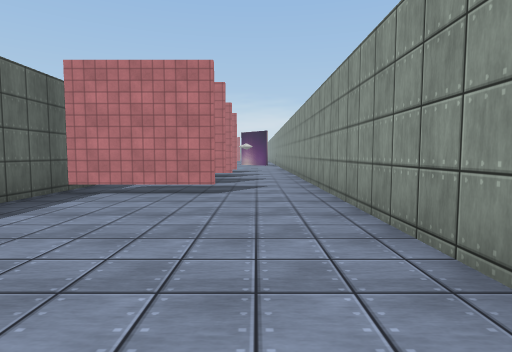
view 1 (above)

17 first-person views from a walk through a Unity game level. The camera is 1.4 m above the floor, tilts 4° down and sees 80° across. The floor is counted in squares, 2 m on a side. Each view is taken from the middle of a square. On the plan, view 1 faces up. The plan holds only what a view shows up to about 10 squares ahead; the rest is blank. The place goes on beyond the plan. Some surface patterns are stand-ins.

view 2
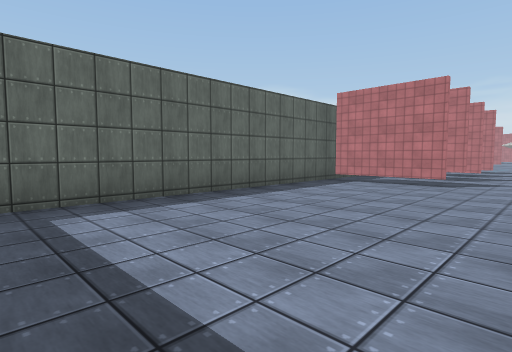

view 3
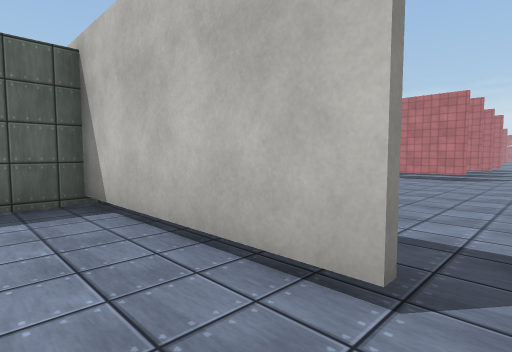

view 4
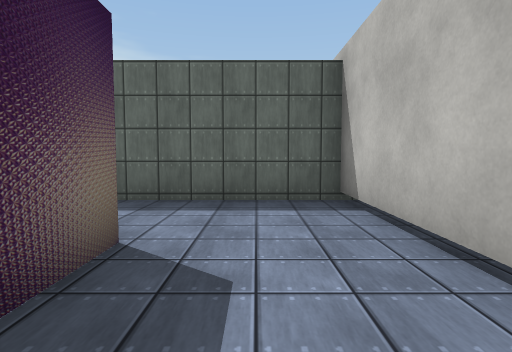

view 5
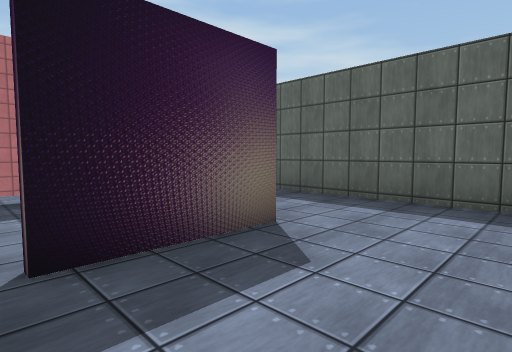

view 6
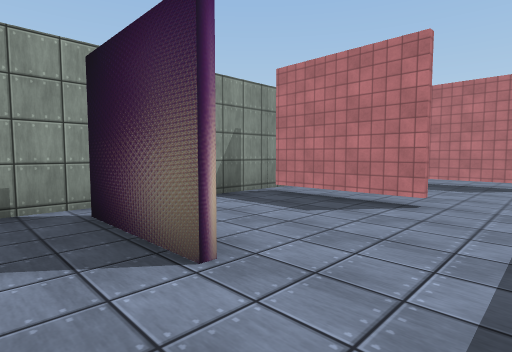

view 7
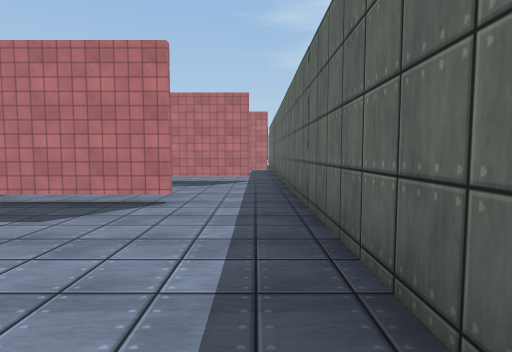

view 8
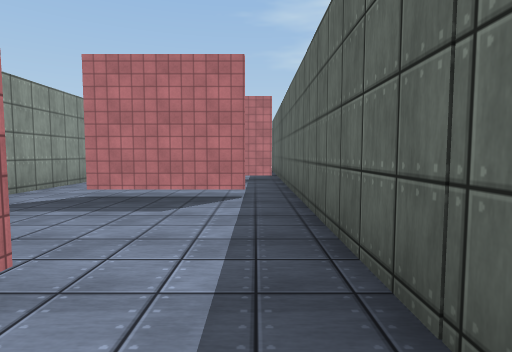

view 9
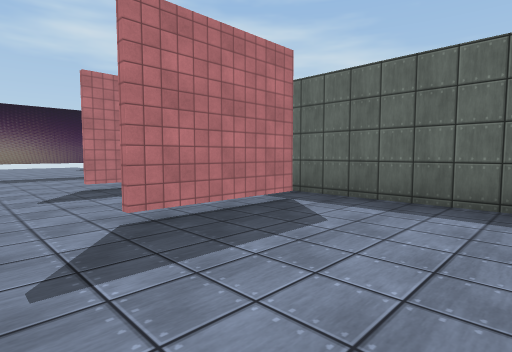

view 10
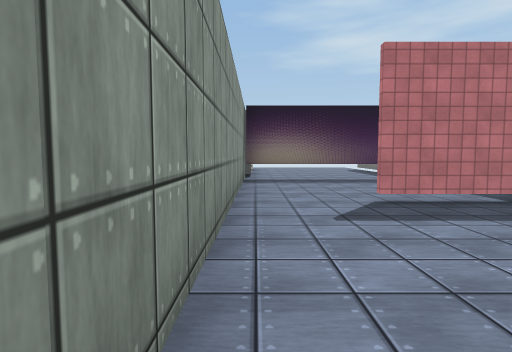

view 11
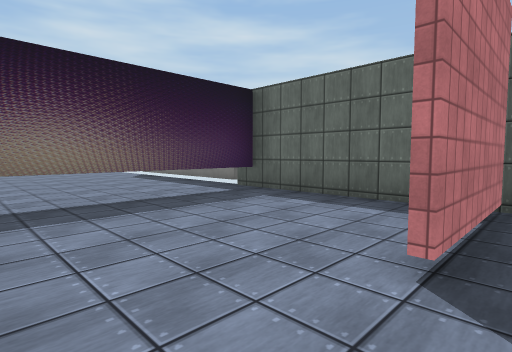

view 12
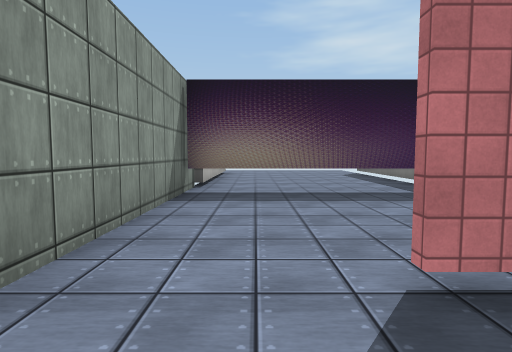

view 13
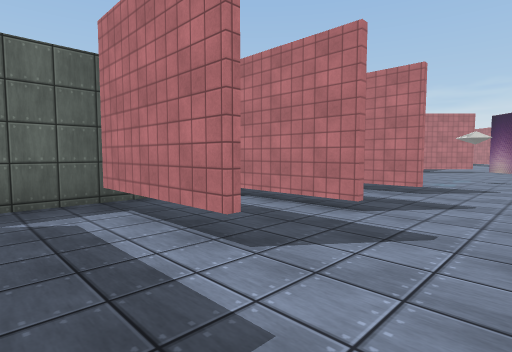

view 14
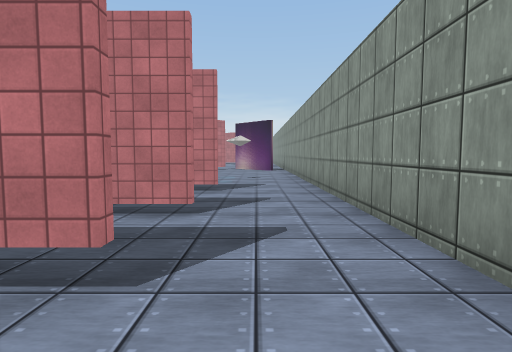

view 15
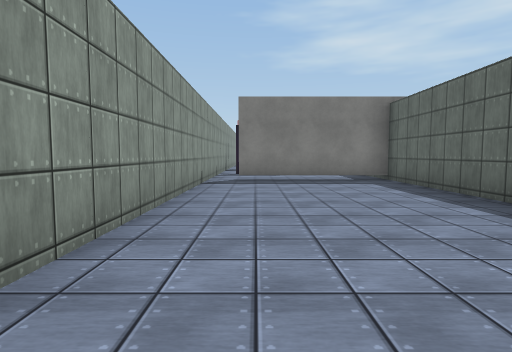

view 16
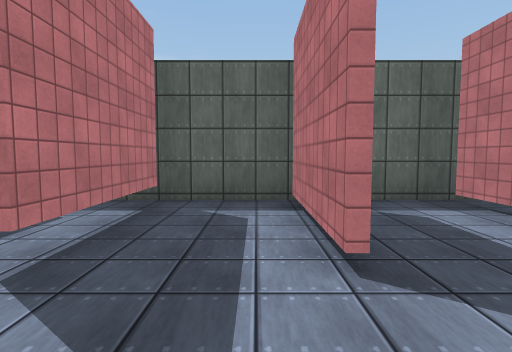

view 17
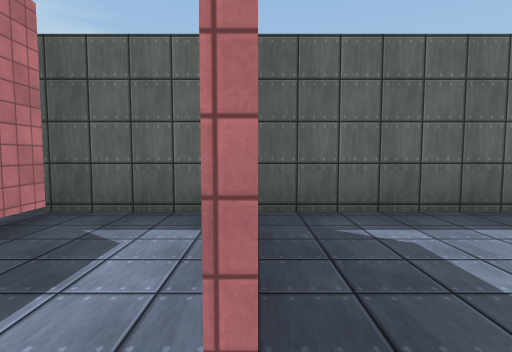

### Floor plan
Key: @ floor where view 1 was taken; # wall or solid block; x gap in a wall; . floor; T thing the floor can be seen under or through.
Columns run from 4 left of view 1 to 2 right of it. Each row starts with its distance up from view 1.
 15 #.....#
 14 #.....#
 13 #.....#
 12 ####..#
 11 #.....#
 10 ####..#
  9 #.....#
  8 ####..#
  7 #.....#
  6 ##TT..#
  5 #.....#
  4 #.....#
  3 #.....#
  2 #.....#
  1 #.....#
  0 #...@.#
 -1 #.....#
 -2 #.....#
 -3 #####.#
 -4 #.....#
 -5 #..##.#
 -6 #.....
 -7 #.....
 -8 #..TTT
 -9 #.....#
-10 #.....#
-11 #.....#
-12 #xTT..#
-13 #.....#
-14 #.....#
-15 ####..#
-16 #.....#
-17 #.....#
-18 #.....#
-19 #.....#
-20 #######

Positions as (right, up) in squares from view 1, and headings:
1: (0, 0), facing up
2: (1, -2), facing up-left
3: (1, -4), facing up-left
4: (1, -4), facing left
5: (1, -3), facing down-left
6: (-3, -4), facing down-right
7: (-3, -4), facing down
8: (-3, -7), facing down
9: (1, -9), facing down-left
10: (1, -11), facing down
11: (1, -15), facing down-left
12: (0, -14), facing down
13: (1, 6), facing up-left
14: (0, 6), facing up
15: (0, 6), facing down
16: (1, 9), facing left
17: (0, 12), facing left
